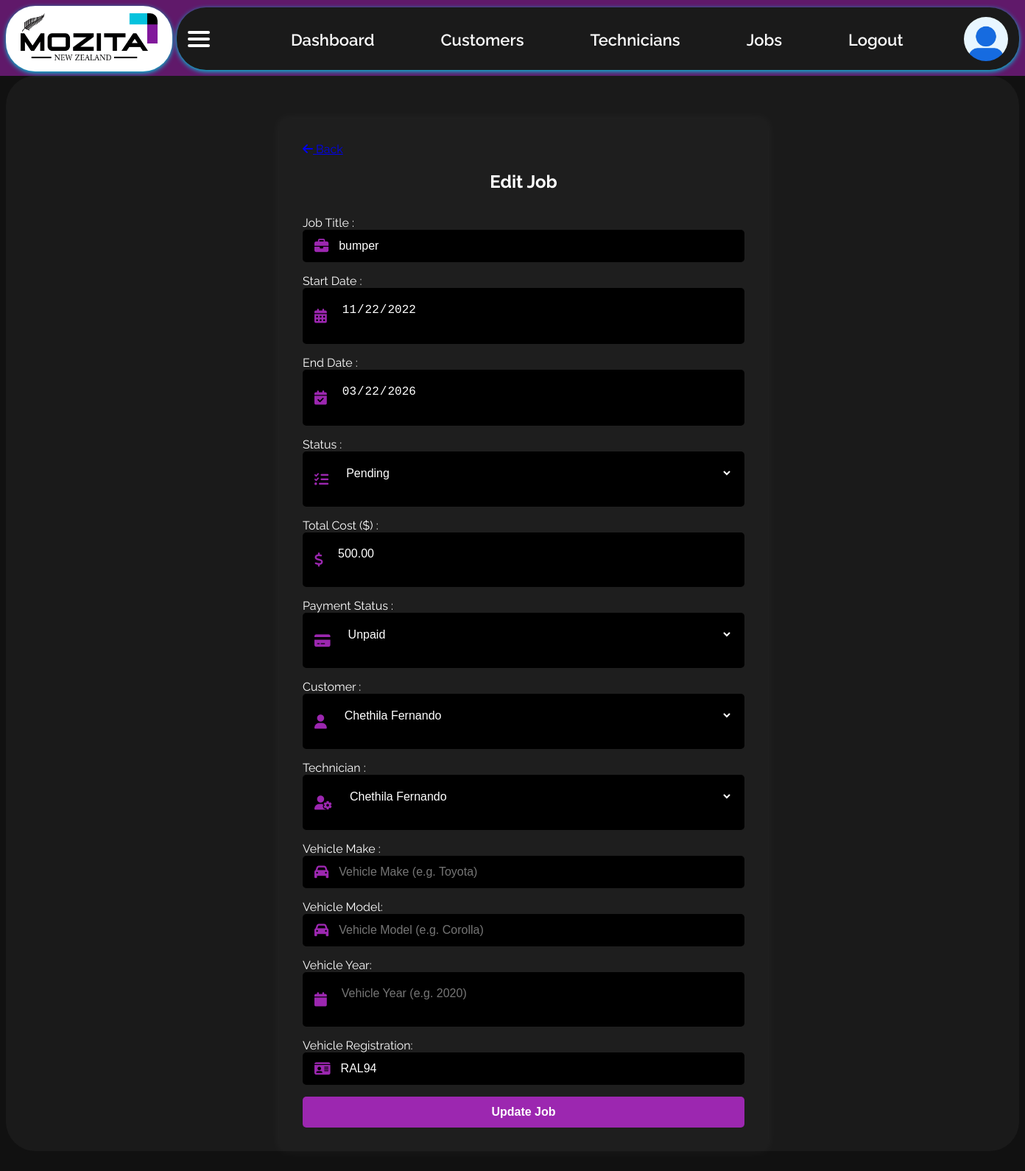
Page /edit_job/1 (signed in) on the committed database.
### app/models.py (models this page shows)
class Job(db.Model):
    __tablename__ = 'job'
    id = db.Column(db.Integer, primary_key=True)
    vehicle_registration = db.Column(db.String(20))
    description = db.Column(db.Text, nullable=False)
    start_date = db.Column(db.Date)
    end_date = db.Column(db.Date)
    status = db.Column(db.String(50), default='Pending')
    total_cost = db.Column(db.Numeric(10, 2), default=0.00)
    customer_id = db.Column(db.Integer, db.ForeignKey('customer.id'), nullable=False)
    technician_id = db.Column(db.Integer, db.ForeignKey('technician.id'), nullable=False)
    start_time = db.Column(db.DateTime)
    end_time = db.Column(db.DateTime)
    total_work_duration = db.Column(db.Integer, default=0)
    target_duration = db.Column(db.String(20), default='00:00:00')
    pauses = db.relationship('PauseLog', backref='job', cascade="all, delete-orphan")
    pause_reason = db.Column(db.Text)
    paused_at = db.Column(db.DateTime)
    resume_at = db.Column(db.DateTime)
    accepted = db.Column(db.Boolean, default=False)
    customer = db.relationship('Customer', back_populates='jobs')
    technician = db.relationship('Technician', back_populates='jobs')

class Customer(db.Model):
    id = db.Column(db.Integer, primary_key=True)
    name = db.Column(db.String(100), nullable=False)
    email = db.Column(db.String(120), default='Not Provided')
    phone = db.Column(db.String(20), nullable=False)
    address = db.Column(db.String(200), default='Not Provided')
    jobs = db.relationship('Job', back_populates='customer', cascade="all, delete-orphan")

class Technician(db.Model):
    id = db.Column(db.Integer, primary_key=True)
    name = db.Column(db.String(100), nullable=False)
    phone = db.Column(db.String(20))
    specialization = db.Column(db.String(100))
    user_id = db.Column(db.Integer, unique=True, nullable=False)
    jobs = db.relationship('Job', back_populates='technician', cascade="all, delete-orphan")

### app/routes.py (the view, shortened to what this page needs)
@main.route('/edit_job/<int:job_id>', methods=['GET', 'POST'])
@login_required
def edit_job(job_id):
    job = Job.query.get_or_404(job_id)
    customers = Customer.query.all()
    technicians = Technician.query.all()
    return render_template('edit_job.html', job=job, customers=customers, technicians=technicians)

### app/models.py (called while the page is built)
@login_manager.user_loader
def load_user(user_id):
    return User.query.get(int(user_id))

    @property
    def is_active(self):
        return self.active

### app/templates/edit_job.html (shortened to what this page needs)
{% extends "layout.html" %}
{% block extra_css %}
<link rel="stylesheet" href="https://cdnjs.cloudflare.com/ajax/libs/font-awesome/6.4.0/css/all.min.css">
<link rel="stylesheet" href="{{ url_for('static', filename='edit_job.css') }}">
{% endblock %}
{% block content %}
<div class="job-form-container">
  <a href="{{ url_for('main.jobs') }}" class="back-button">
    <i class="fas fa-arrow-left"></i> Back
  </a>
  <h2>Edit Job</h2>
  <form method="POST">
    <label>Job Title :</label>
    <div class="input-group">
      <i class="fas fa-briefcase"></i>
      <input type="text" name="description" value="{{ job.description }}" placeholder="Job description" required>
    </div>
    <label>Start Date :</label>
    <div class="input-group">
      <i class="fas fa-calendar-alt"></i>
      <input type="date" name="start_date" value="{{ job.start_date }}">
    </div>
    <label>End Date :</label>
    <div class="input-group">
      <i class="fas fa-calendar-check"></i>
      <input type="date" name="end_date" value="{{ job.end_date }}">
    </div>
    <label>Status :</label>
    <div class="input-group">
      <i class="fas fa-tasks"></i>
      <select name="status">
        <option value="Pending" {% if job.status=='Pending' %}selected{% endif %}>Pending</option>
      </select>
    </div>
    <label>Total Cost ($) :</label>
    <div class="input-group">
      <i class="fas fa-dollar-sign"></i>
      <input type="number" name="total_cost" step="0.01" value="{{ job.total_cost }}">
    </div>
    <label>Payment Status :</label>
    <div class="input-group">
      <i class="fas fa-credit-card"></i>
      <select name="payment_status">
        <option value="Unpaid" {% if job.payment_status=='Unpaid' %}selected{% endif %}>Unpaid</option>
      </select>
    </div>
    <label>Customer :</label>
    <div class="input-group">
      <i class="fas fa-user"></i>
      <select name="customer_id">
        {% for customer in customers %}
          <option value="{{ customer.id }}" {% if customer.id==job.customer_id %}selected{% endif %}>{{ customer.name }}</option>
        {% endfor %}
      </select>
    </div>
    <label>Technician :</label>
    <div class="input-group">
      <i class="fas fa-user-cog"></i>
      <select name="technician_id">
        {% for tech in technicians %}
          <option value="{{ tech.id }}" {% if tech.id==job.technician_id %}selected{% endif %}>{{ tech.name }}</option>
        {% endfor %}
      </select>
    </div>
    <label>Vehicle Make :</label>
    <div class="input-group">
      <i class="fas fa-car"></i>
      <input type="text" name="vehicle_make" value="{{ job.vehicle_make }}" placeholder="Vehicle Make (e.g. Toyota)" required>
    </div>
    <label>Vehicle Model:</label>
    <div class="input-group">
      <i class="fas fa-car"></i>
      <input type="text" name="vehicle_model" value="{{ job.vehicle_model }}" placeholder="Vehicle Model (e.g. Corolla)" required>
    </div>
    <label>Vehicle Year:</label>
    <div class="input-group">
      <i class="fas fa-calendar"></i>
      <input type="number" name="vehicle_year" value="{{ job.vehicle_year }}" placeholder="Vehicle Year (e.g. 2020)" required>
    </div>
    <label>Vehicle Registration:</label>
    <div class="input-group">
      <i class="fas fa-id-card"></i>
      <input type="text" name="vehicle_registration" value="{{ job.vehicle_registration }}" placeholder="Vehicle Registration (e.g. ABC123)" required>
    </div>
    <button type="submit" class="btn-submit">Update Job</button>
  </form>
</div>
{% endblock %}

### app/static/main.css (style rules this page uses)
body { font-family: 'Raleway', sans-serif; background-color: #60196a; color: white; margin: 0; padding: 0; }

### app/static/edit_job.css (style rules this page uses)
body { background-color: #111; color: #fff; font-family: 'Segoe UI', Tahoma, Geneva, Verdana, sans-serif; }
.job-form-container { max-width: 600px; margin: 3rem auto; padding: 2rem; background-color: #1e1e1e; border-radius: 10px; box-shadow: 0 0 15px rgba(255, 255, 255, 0.05); }
.job-form-container h2 { text-align: center; margin-bottom: 2rem; color: #fff; }
.input-group { display: flex; align-items: center; background-color: #000; padding: 0.75rem 1rem; border-radius: 5px; margin-bottom: 1rem; color: #fff; }
.input-group i { margin-right: 0.75rem; color: #9c27b0; font-size: 1.2rem; }
.input-group input, .input-group select { flex-grow: 1; background: none; border: none; outline: none; color: #fff; font-size: 1rem; }
select, input[type="date"], input[type="number"] { background-color: #000; border: none; color: #fff; padding: 0.5rem; border-radius: 5px; width: 100%; margin-bottom: 1rem; }
.btn-submit { display: block; width: 100%; padding: 0.75rem; background-color: #9c27b0; color: #fff; font-size: 1rem; font-weight: bold; border: none; border-radius: 5px; cursor: pointer; transition: background-color 0.3s ease; }

### rows in the picture
Job: description "bumper", start_date "11/22/2022", end_date "03/22/2026", total_cost "500.00", customer_id "Chethila Fernando", technician_id "Chethila Fernando", vehicle_registration "RAL94"
